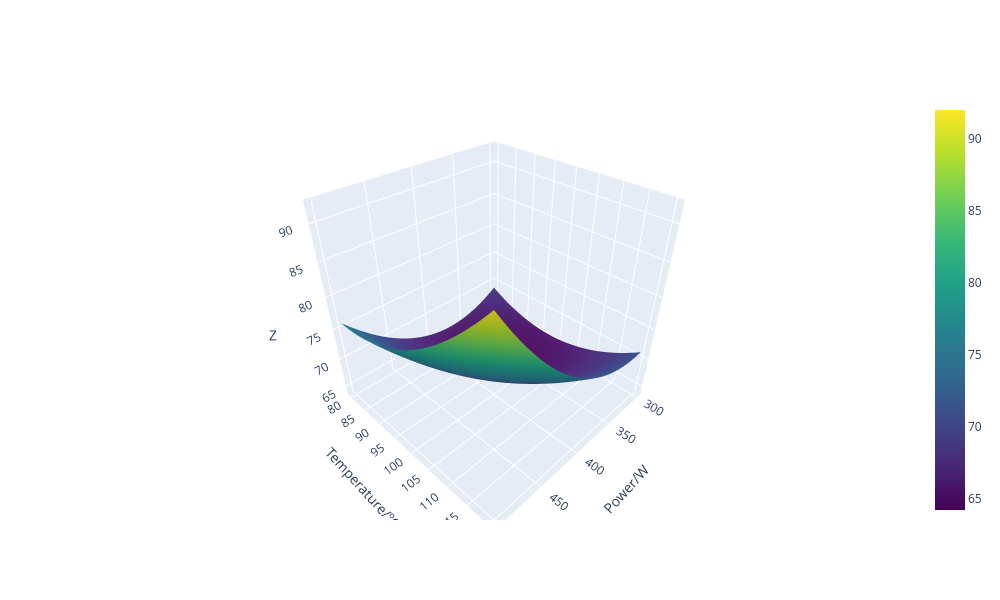

This figure's notebook cell:
### Code cell
doe.Regression(X4,yzn,yczn,
               type_matrix='interaction',
               effect_error='cp',
               regression='quadratic',
               selected_factors=['Power/W', 'Temperature/ºC']).surface(v1=[300, 500], v2=[80, 120],plot3D=True, significant_coeff=True)

### Figure 1 — Plotly figure (JSON) as saved in the notebook; plotly's stock layout.template omitted (floating-point values rounded to 4 significant figures; data arrays with more than 128 entries replaced by an {"elided": "..."} marker saying what was removed)
{"data": [{"colorscale": [[0, "#440154"], [0.1111, "#482878"], [0.2222, "#3e4989"], [0.3333, "#31688e"], [0.4444, "#26828e"], [0.5556, "#1f9e89"], [0.6667, "#35b779"], [0.7778, "#6ece58"], [0.8889, "#b5de2b"], [1, "#fde725"]], "type": "surface", "x": {"elided": "101x101 float values"}, "y": {"elided": "101x101 float values"}, "z": {"elided": "101x101 float values"}}], "layout": {"height": 600, "scene": {"xaxis": {"title": {"text": "Power/W"}}, "yaxis": {"title": {"text": "Temperature/ºC"}}, "zaxis": {"title": {"text": "Z"}}}, "width": 1000}}
